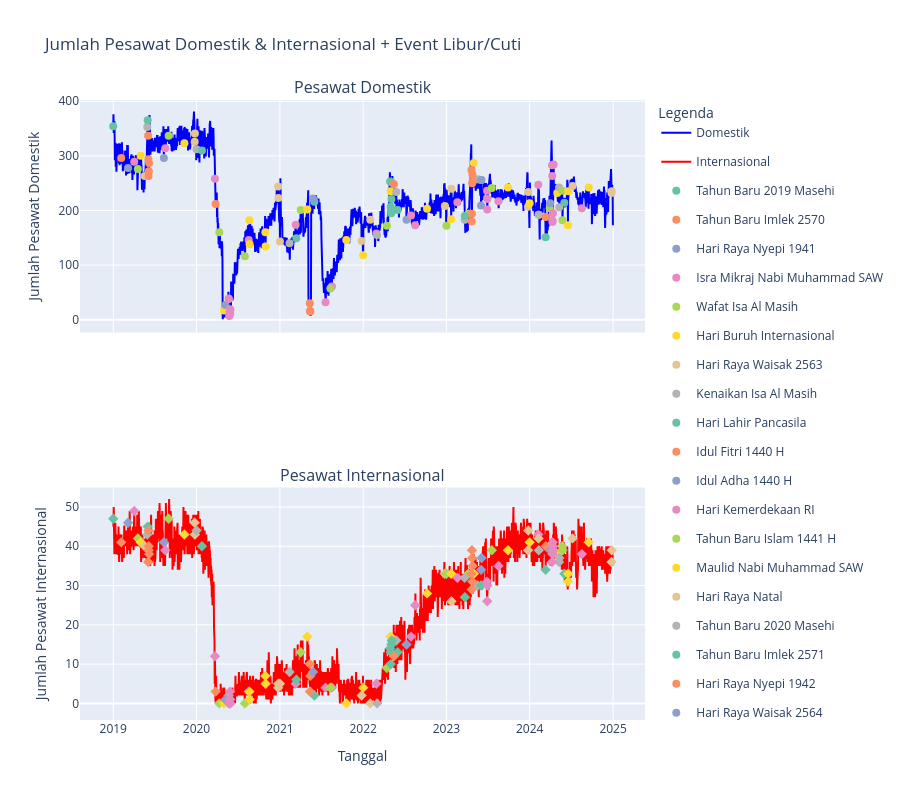

Here is the notebook cell this chart was saved with:
### Code cell
import plotly.graph_objects as go
import plotly.express as px
from plotly.subplots import make_subplots

fig = make_subplots(
    rows=2, cols=1,
    shared_xaxes=True,
    subplot_titles=("Pesawat Domestik", "Pesawat Internasional")
)

fig.add_trace(go.Scatter(
    x=df_rekap["tanggal"], y=df_rekap["pesawat_D"],
    mode="lines", name="Domestik", line=dict(color="blue")
), row=1, col=1)

fig.add_trace(go.Scatter(
    x=df_rekap["tanggal"], y=df_rekap["pesawat_I"],
    mode="lines", name="Internasional", line=dict(color="red")
), row=2, col=1)

# --- Marker Event ---
df_event = df_rekap.dropna(subset=["event"]).copy()
events = df_event["event"].unique().tolist()
palette = px.colors.qualitative.Set2
color_map = {ev: palette[i % len(palette)] for i, ev in enumerate(events)}

for ev in events:
    sub = df_event[df_event["event"] == ev]
    color = color_map[ev]

    fig.add_trace(go.Scatter(
        x=sub["tanggal"], y=sub["pesawat_D"],
        mode="markers", name=ev,
        marker=dict(color=color, size=8, symbol="circle"),
        legendgroup=ev, showlegend=True,
        text=[ev]*len(sub),
        hovertemplate="%{text}<br>%{x|%d-%m-%Y}<br>Pesawat D: %{y}<extra></extra>"
    ), row=1, col=1)

    fig.add_trace(go.Scatter(
        x=sub["tanggal"], y=sub["pesawat_I"],
        mode="markers", name=ev,
        marker=dict(color=color, size=8, symbol="diamond"),
        legendgroup=ev, showlegend=False,
        text=[ev]*len(sub),
        hovertemplate="%{text}<br>%{x|%d-%m-%Y}<br>Pesawat I: %{y}<extra></extra>"
    ), row=2, col=1)

fig.update_layout(
    title="Jumlah Pesawat Domestik & Internasional + Event Libur/Cuti",
    hovermode="x unified",
    legend_title_text="Legenda",
    height=800,
        legend=dict(
        itemclick="toggleothers",    
        itemdoubleclick="toggle" 
))
fig.update_traces(selector=dict(name="Domestik"), visible=True)
fig.update_traces(selector=dict(name="Internasional"), visible=True)
fig.update_yaxes(title_text="Jumlah Pesawat Domestik", row=1, col=1)
fig.update_yaxes(title_text="Jumlah Pesawat Internasional", row=2, col=1)
fig.update_xaxes(title_text="Tanggal", row=2, col=1)

fig.show()
